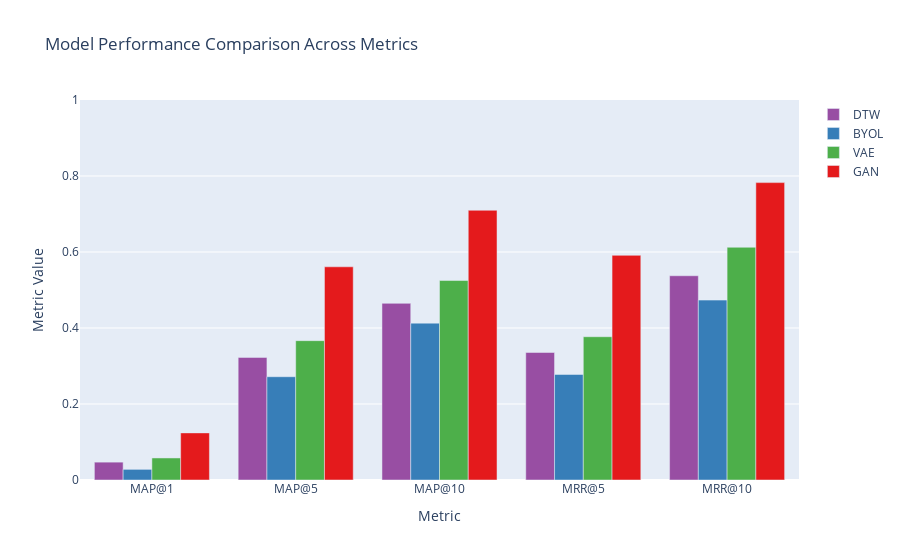

The cell this chart's notebook holds for it:
### Code cell
# Define the colors you want for each model
model_colors = {
    'GAN': '#e41a1c',
    'BYOL': '#377eb8',
    'VAE': '#4daf4a',
    'DTW': '#984ea3'
}

fig = go.Figure()

models = set(model for metric in metrics.values() for model in metric)
for model in models:
    fig.add_trace(go.Bar(
        x=list(metrics.keys()),
        y=[metrics[metric].get(model, None) for metric in metrics],
        name=model,
        marker_color=model_colors.get(model, 'gray')  # Default color if model not in dictionary
    ))

fig.update_layout(
    title='Model Performance Comparison Across Metrics',
    xaxis_title='Metric',
    yaxis_title='Metric Value',
    barmode='group'
)

fig.update_yaxes(range=[0, 1])

# Show figure
fig.show()

### Figure 1 — Plotly figure (JSON) as saved in the notebook; plotly's stock layout.template omitted (floating-point values rounded to 4 significant figures)
{"data": [{"marker": {"color": "#984ea3"}, "name": "DTW", "type": "bar", "x": ["MAP@1", "MAP@5", "MAP@10", "MRR@5", "MRR@10"], "y": [0.047, 0.3226, 0.4649, 0.3356, 0.5375]}, {"marker": {"color": "#377eb8"}, "name": "BYOL", "type": "bar", "x": ["MAP@1", "MAP@5", "MAP@10", "MRR@5", "MRR@10"], "y": [0.028, 0.2718, 0.4128, 0.2777, 0.4734]}, {"marker": {"color": "#4daf4a"}, "name": "VAE", "type": "bar", "x": ["MAP@1", "MAP@5", "MAP@10", "MRR@5", "MRR@10"], "y": [0.058, 0.3667, 0.5249, 0.377, 0.6124]}, {"marker": {"color": "#e41a1c"}, "name": "GAN", "type": "bar", "x": ["MAP@1", "MAP@5", "MAP@10", "MRR@5", "MRR@10"], "y": [0.124, 0.561, 0.7098, 0.5912, 0.7826]}], "layout": {"autosize": true, "barmode": "group", "title": {"text": "Model Performance Comparison Across Metrics"}, "xaxis": {"autorange": true, "range": [-0.5, 4.5], "title": {"text": "Metric"}, "type": "category"}, "yaxis": {"range": [0, 1], "title": {"text": "Metric Value"}, "type": "linear"}}}
